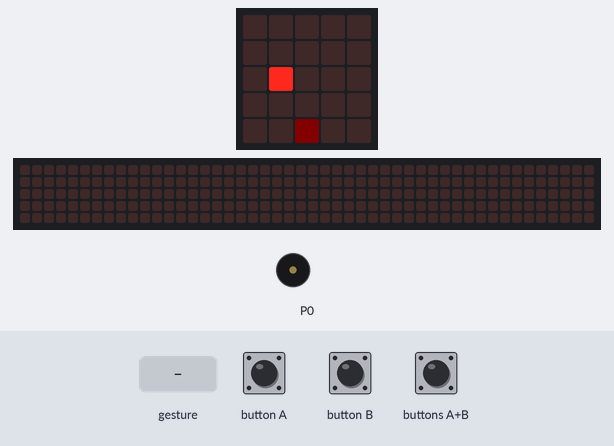
The program below on a simulated BBC micro:bit (MakeCode). Shown: the board's 5×5 LED display, a strip that is not on the board, showing the scrolling text unrolled, buzzer (waves = sounding). Inputs (shaded band) come from the test bench. A reset restarts the program; random numbers come from a fixed seed; a tilt is held for 1.5 s and a shake lasts 1 s, then the board lies face up again; the 48×5 strip is a reading aid, not a part: it shows the text the display is scrolling, unrolled, one strip-width of it at a time.

Above: at 9.3 s.
9.4 s: buttons A+B pressed for 0.15 s
At 9.92 s:
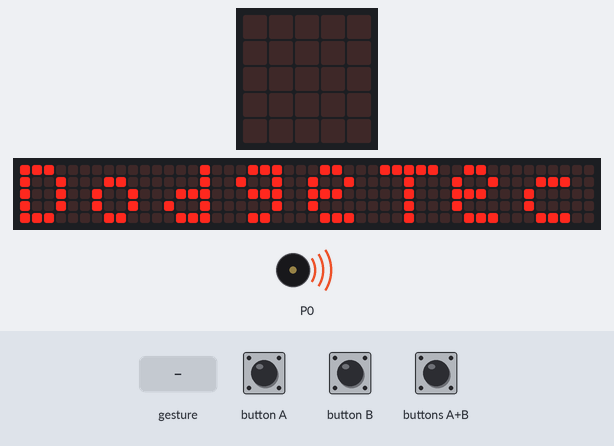
10.1 s: gesture 'shake'
At 10.22 s:
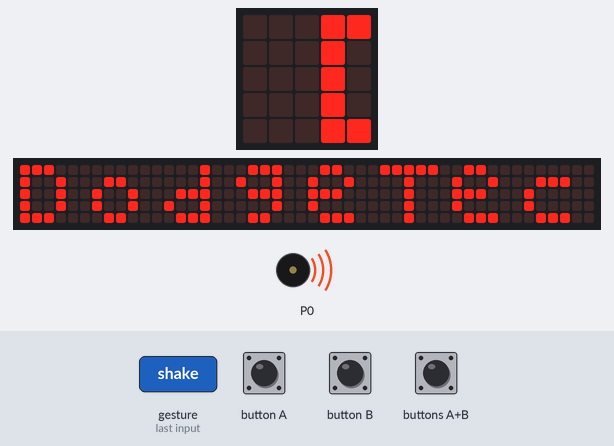
11.8 s: buttons A+B pressed for 1 s
At 21.5 s:
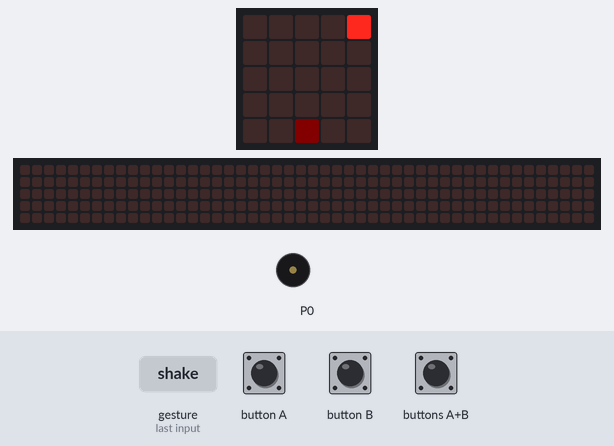
Timing chart, 0 to 23.0 s (numbered marks = the images above; inputs shaded):
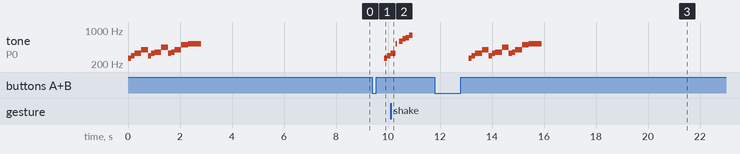

The program:

main.ts
```typescript
function Enemy () {
    Ezra = game.createSprite(randint(0, 4), 0)
    for (let index = 0; index < 4; index++) {
        basic.pause(Timer)
        Ezra.change(LedSpriteProperty.Y, 1)
    }
}
input.onButtonPressed(Button.A, function () {
    Aria.move(-1)
})
input.onGesture(Gesture.Shake, function () {
    music.setVolume(66)
    for (let index = 0; index < 4; index++) {
        music.startMelody(music.builtInMelody(Melodies.JumpUp), MelodyOptions.Once)
    }
})
input.onButtonPressed(Button.AB, function () {
    control.reset()
})
input.onButtonPressed(Button.B, function () {
    Aria.move(1)
})
let Ezra: game.LedSprite = null
let Aria: game.LedSprite = null
let Timer = 0
let strip = neopixel.create(DigitalPin.P0, 24, NeoPixelMode.RGB)
Timer = 500
music.startMelody(music.builtInMelody(Melodies.Ringtone), MelodyOptions.Once)
basic.showString("DodgeTec")
game.setScore(0)
Aria = game.createSprite(2, 4)
Aria.set(LedSpriteProperty.Brightness, 6)
basic.forever(function () {
    Enemy()
    if (Ezra.isTouching(Aria)) {
        basic.showLeds(`
            # . . . .
            . # . . .
            . . # . .
            . . . # .
            . . . . #
            `)
        basic.showLeds(`
            . . . . #
            . . . # .
            . . # . .
            . # . . .
            # . . . .
            `)
        basic.showLeds(`
            # . . . #
            . # . # .
            . . # . .
            . # . # .
            # . . . #
            `)
    }
    if (Ezra.isTouchingEdge()) {
        strip.showColor(neopixel.colors(NeoPixelColors.Yellow))
        game.addScore(1)
        Ezra.delete()
        if (game.score() >= 15) {
            basic.pause(100)
            music.startMelody(music.builtInMelody(Melodies.Prelude), MelodyOptions.Once)
            Timer = 200
            Ezra.set(LedSpriteProperty.Brightness, 8)
        }
        if (game.score() == 15) {
            strip.showColor(neopixel.colors(NeoPixelColors.Green))
            basic.showString("2 level")
        }
        if (game.score() >= 25) {
            strip.showColor(neopixel.colors(NeoPixelColors.Orange))
            basic.showString("Congrats")
            basic.showIcon(IconNames.SmallDiamond)
            basic.showIcon(IconNames.Diamond)
            basic.pause(100)
            basic.clearScreen()
        }
    }
})
```

test.ts
```typescript
// aquí va el archivo "tests"; esto no se compilará cuando este paquete se utilice como una extensión.
```

Measured:
- after the input at 9.4 s, tone on P0: silent → 262 Hz after 0.45 s, → 294 Hz 0.13 s later
- after the input at 11.8 s, tone on P0: plays 262 Hz for 0.13 s, 294 Hz for 0.13 s, 330 Hz for 0.26 s, 392 Hz for 0.26 s, 294 Hz for 0.13 s, 330 Hz for 0.13 s … (13 notes in this stretch), starting after 1.3 s
- what the display in image 3 shows lasts 0.5 s, from 21.2 s to 21.7 s
